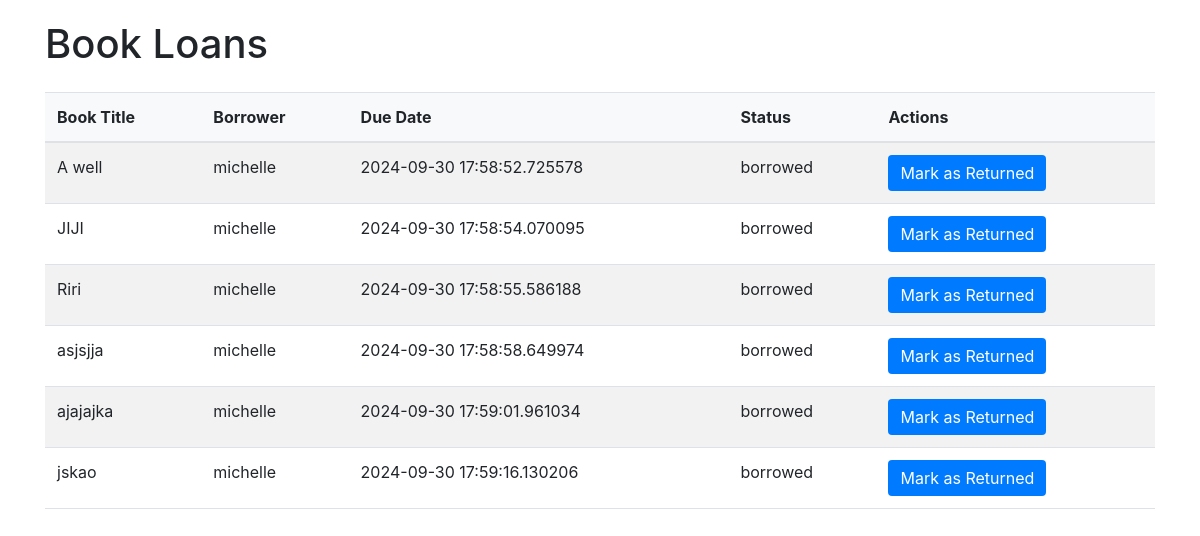
/book_loans, run on an earlier commit of the app's database.
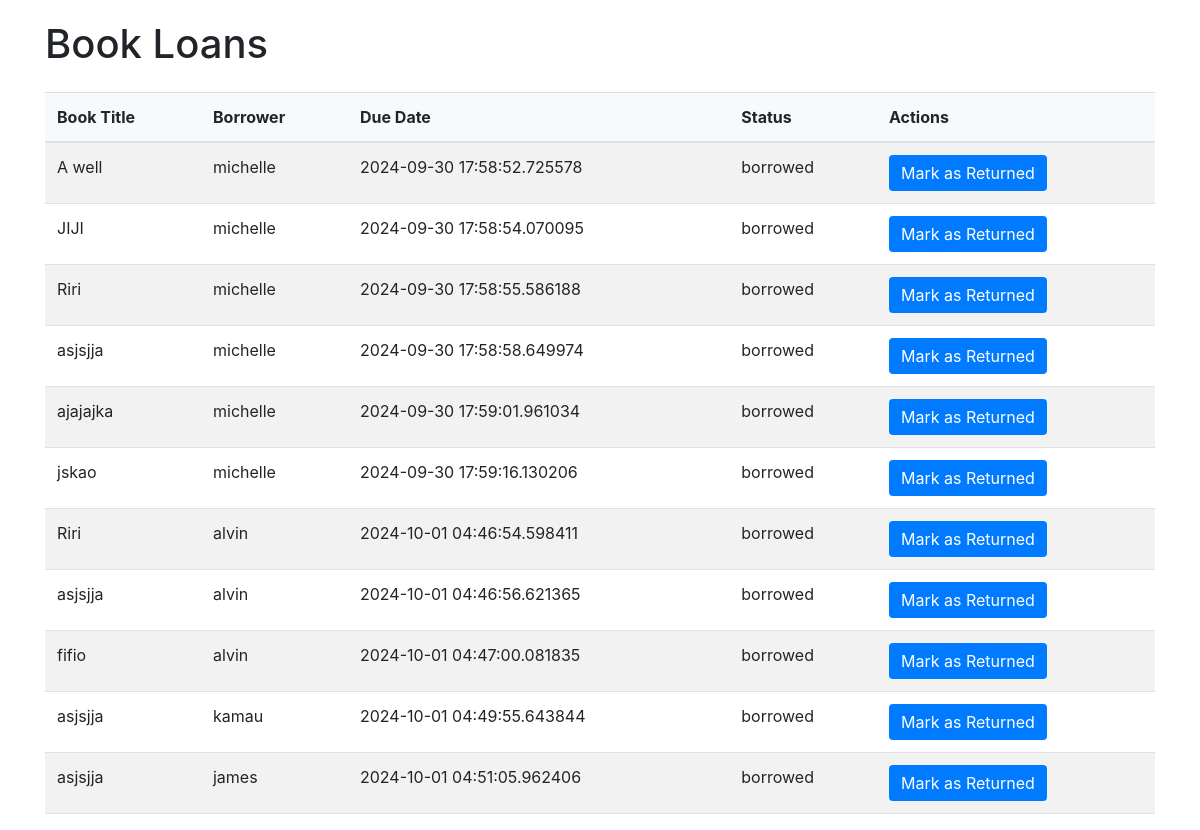
And on a later commit of the database.
### models.py (models this page shows, shortened)
class Loan(db.Model):
    id = db.Column(db.Integer, primary_key=True)
    book_id = db.Column(db.Integer, db.ForeignKey('book.id'), nullable=False)
    member_id = db.Column(db.Integer, db.ForeignKey('member.id'), nullable=False)
    borrow_date = db.Column(db.DateTime, default=datetime.utcnow)
    return_date = db.Column(db.DateTime, nullable=True)
    due_date = db.Column(db.DateTime, default=lambda: datetime.utcnow() + timedelta(days=14))
    status = db.Column(db.String(50), default='borrowed')  # Options: 'borrowed', 'returned', 'overdue'
    book = db.relationship('Book', backref=db.backref('loans', lazy=True))

class Book(db.Model):
    id = db.Column(db.Integer, primary_key=True)
    picture = db.Column(db.String(120), nullable=True)
    title = db.Column(db.String(150), nullable=False)
    author = db.Column(db.String(100), nullable=False)
    isbn = db.Column(db.String(20), unique=True, nullable=False)
    genre = db.Column(db.String(50), nullable=True)
    description = db.Column(db.String(50), nullable=False)
    publication_year = db.Column(db.Integer)
    available_quantity = db.Column(db.Integer, default=1)
    total_quantity = db.Column(db.Integer, default=1)
    shelf = db.Column(db.String(100), nullable=False)

class Member(db.Model):
    id = db.Column(db.Integer, primary_key=True)
    username = db.Column(db.String(150), unique=True, nullable=False)
    password = db.Column(db.String(150), nullable=False)
    borrow_history = db.relationship('Loan', backref='member', lazy=True)

### app.py (the view)
@app.route('/book_loans')
def book_loans():
    loans = Loan.query.filter(Loan.status != 'returned').all()  # Show only active loans
    form = ReturnBookForm()  # Create an instance of the form
    return render_template('book_loans.html', loans=loans, form=form)

### templates/book_loans.html (shortened to what this page needs)
<!DOCTYPE html>
<html lang="en">
<head>
    <link href="https://stackpath.bootstrapcdn.com/bootstrap/4.5.2/css/bootstrap.min.css" rel="stylesheet">
</head>
<body>
    <div class="container">
        <h1 class="mb-4">Book Loans</h1>
        <table class="table table-striped">
            <thead>
                <tr>
                    <th>Book Title</th>
                    <th>Borrower</th>
                    <th>Due Date</th>
                    <th>Status</th>
                    <th>Actions</th>
                </tr>
            </thead>
            <tbody>
                {% for loan in loans %}
                <tr>
                    <td>{{ loan.book.title }}</td>
                    <td>{{ loan.member.username }}</td>
                    <td>{{ loan.due_date }}</td>
                    <td>{{ loan.status }}</td>
                    <td>
                        <form action="{{ url_for('return_book', loan_id=loan.id) }}" method="POST">
                            <button type="submit">Mark as Returned</button>
                        </form>
                    </td>
                </tr>
                {% endfor %}
            </tbody>
        </table>
    </div>
</body>
</html>

What changed in the data, as far as the page shows it:
added Loan: book "Riri", member.username "alvin", due_date "2024-10-01 04:46:54.598411", status "borrowed"
added Loan: book "asjsjja", member.username "alvin", due_date "2024-10-01 04:46:56.621365", status "borrowed"
added Loan: book "fifio", member.username "alvin", due_date "2024-10-01 04:47:00.081835", status "borrowed"
added Loan: book "asjsjja", member.username "kamau", due_date "2024-10-01 04:49:55.643844", status "borrowed"
added Loan: book "asjsjja", member.username "james", due_date "2024-10-01 04:51:05.962406", status "borrowed"
